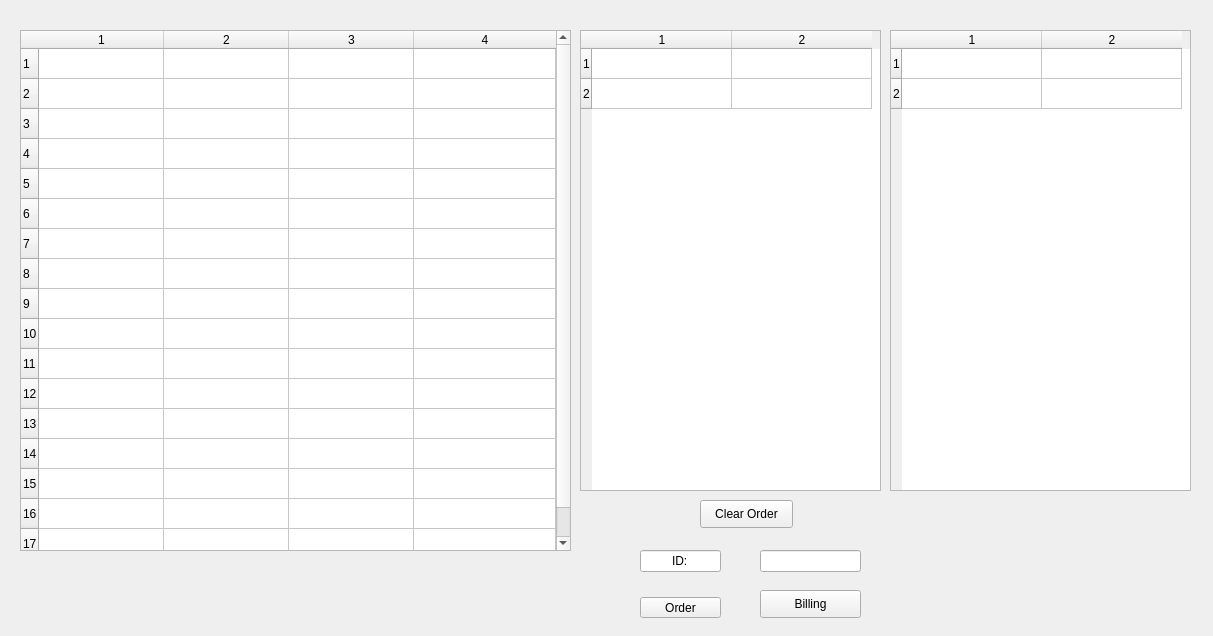
<?xml version="1.0" encoding="UTF-8"?>
<ui version="4.0">
 <class>menu</class>
 <widget class="QMainWindow" name="menu">
  <property name="geometry">
   <rect>
    <x>0</x>
    <y>0</y>
    <width>1213</width>
    <height>636</height>
   </rect>
  </property>
  <property name="windowTitle">
   <string>MainWindow</string>
  </property>
  <widget class="QWidget" name="centralwidget">
   <widget class="QTableWidget" name="tableOrder">
    <property name="geometry">
     <rect>
      <x>580</x>
      <y>30</y>
      <width>301</width>
      <height>461</height>
     </rect>
    </property>
    <property name="rowCount">
     <number>2</number>
    </property>
    <property name="columnCount">
     <number>2</number>
    </property>
    <attribute name="horizontalHeaderDefaultSectionSize">
     <number>140</number>
    </attribute>
    <row/>
    <row/>
    <column/>
    <column/>
   </widget>
   <widget class="QPushButton" name="order">
    <property name="geometry">
     <rect>
      <x>640</x>
      <y>597</y>
      <width>81</width>
      <height>21</height>
     </rect>
    </property>
    <property name="text">
     <string>Order</string>
    </property>
   </widget>
   <widget class="QTableWidget" name="tableWidget">
    <property name="geometry">
     <rect>
      <x>20</x>
      <y>30</y>
      <width>551</width>
      <height>521</height>
     </rect>
    </property>
    <property name="selectionMode">
     <enum>QAbstractItemView::SingleSelection</enum>
    </property>
    <property name="rowCount">
     <number>17</number>
    </property>
    <property name="columnCount">
     <number>4</number>
    </property>
    <attribute name="horizontalHeaderVisible">
     <bool>true</bool>
    </attribute>
    <attribute name="horizontalHeaderCascadingSectionResizes">
     <bool>false</bool>
    </attribute>
    <attribute name="horizontalHeaderMinimumSectionSize">
     <number>49</number>
    </attribute>
    <attribute name="horizontalHeaderDefaultSectionSize">
     <number>125</number>
    </attribute>
    <attribute name="horizontalHeaderStretchLastSection">
     <bool>true</bool>
    </attribute>
    <attribute name="verticalHeaderVisible">
     <bool>true</bool>
    </attribute>
    <attribute name="verticalHeaderDefaultSectionSize">
     <number>30</number>
    </attribute>
    <attribute name="verticalHeaderHighlightSections">
     <bool>true</bool>
    </attribute>
    <attribute name="verticalHeaderShowSortIndicator" stdset="0">
     <bool>false</bool>
    </attribute>
    <row/>
    <row/>
    <row/>
    <row/>
    <row/>
    <row/>
    <row/>
    <row/>
    <row/>
    <row/>
    <row/>
    <row/>
    <row/>
    <row/>
    <row/>
    <row/>
    <row/>
    <column/>
    <column/>
    <column/>
    <column/>
    <item row="2" column="1">
     <property name="text">
      <string/>
     </property>
    </item>
   </widget>
   <widget class="QPushButton" name="Billing">
    <property name="geometry">
     <rect>
      <x>760</x>
      <y>590</y>
      <width>101</width>
      <height>28</height>
     </rect>
    </property>
    <property name="text">
     <string>Billing</string>
    </property>
   </widget>
   <widget class="QLineEdit" name="lineEdit">
    <property name="geometry">
     <rect>
      <x>760</x>
      <y>550</y>
      <width>101</width>
      <height>22</height>
     </rect>
    </property>
   </widget>
   <widget class="QLineEdit" name="Id_name">
    <property name="geometry">
     <rect>
      <x>640</x>
      <y>550</y>
      <width>81</width>
      <height>22</height>
     </rect>
    </property>
    <property name="text">
     <string>ID:</string>
    </property>
    <property name="alignment">
     <set>Qt::AlignCenter</set>
    </property>
   </widget>
   <widget class="QPushButton" name="pushButton">
    <property name="geometry">
     <rect>
      <x>700</x>
      <y>500</y>
      <width>93</width>
      <height>28</height>
     </rect>
    </property>
    <property name="text">
     <string>Clear Order</string>
    </property>
   </widget>
   <widget class="QTableWidget" name="tableOrder_2">
    <property name="geometry">
     <rect>
      <x>890</x>
      <y>30</y>
      <width>301</width>
      <height>461</height>
     </rect>
    </property>
    <property name="rowCount">
     <number>2</number>
    </property>
    <property name="columnCount">
     <number>2</number>
    </property>
    <attribute name="horizontalHeaderDefaultSectionSize">
     <number>140</number>
    </attribute>
    <row/>
    <row/>
    <column/>
    <column/>
   </widget>
   <zorder>tableOrder</zorder>
   <zorder>order</zorder>
   <zorder>Billing</zorder>
   <zorder>tableWidget</zorder>
   <zorder>lineEdit</zorder>
   <zorder>Id_name</zorder>
   <zorder>pushButton</zorder>
   <zorder>tableOrder_2</zorder>
  </widget>
 </widget>
 <resources/>
 <connections/>
</ui>
